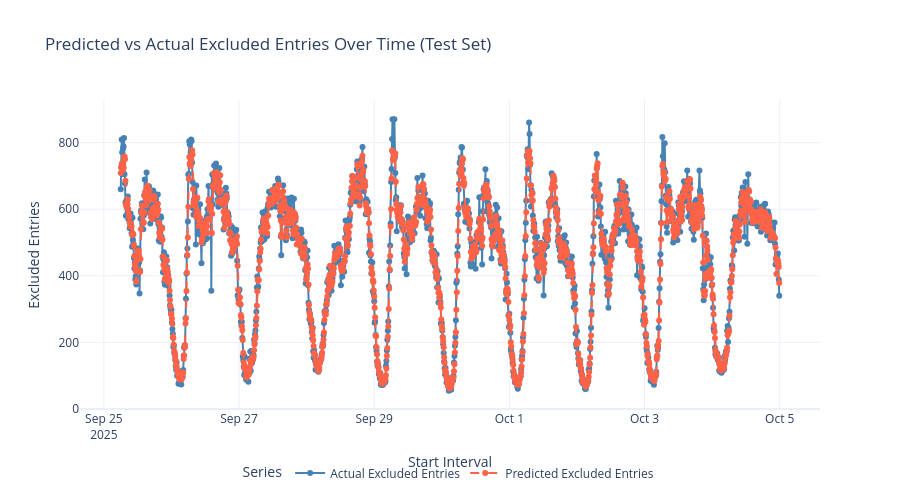

The cell this chart's notebook holds for it:
### Code cell
import pandas as pd
import plotly.graph_objects as go

input_path = "/Users/athmiha/Desktop/final report/xgb_test_preds_final.csv"
df_test_preds = pd.read_csv(input_path)


df_test_preds["start_interval"] = pd.to_datetime(df_test_preds["start_interval"])

excluded_time_test = (
    df_test_preds.groupby("start_interval", as_index=False)[
        ["excluded_roadway_entries", "predicted_excluded_roadway_entries"]
    ]
    .sum()
    .sort_values("start_interval")
)

# Create plot
fig = go.Figure()

# Actual excluded entries
fig.add_trace(go.Scatter(
    x=excluded_time_test["start_interval"],
    y=excluded_time_test["excluded_roadway_entries"],
    mode="lines+markers",
    name="Actual Excluded Entries",
    line=dict(color="steelblue", width=2)
))

# Predicted excluded entries
fig.add_trace(go.Scatter(
    x=excluded_time_test["start_interval"],
    y=excluded_time_test["predicted_excluded_roadway_entries"],
    mode="lines+markers",
    name="Predicted Excluded Entries",
    line=dict(color="tomato", width=2, dash="dash")
))

# Layout
fig.update_layout(
    title="Predicted vs Actual Excluded Entries Over Time (Test Set)",
    xaxis_title="Start Interval",
    yaxis_title="Excluded Entries",
    hovermode="x unified",
    template="plotly_white",
    legend=dict(
        title="Series",
        orientation="h",
        yanchor="bottom", y=-0.25,
        xanchor="center", x=0.5
    ),
    height=500,
    width=900
)

fig.show()

### Figure 1 — Plotly figure (JSON) as saved in the notebook; plotly's stock layout.template omitted (floating-point values rounded to 4 significant figures; data arrays with more than 128 entries replaced by an {"elided": "..."} marker saying what was removed)
{"data": [{"line": {"color": "steelblue", "width": 2}, "mode": "lines+markers", "name": "Actual Excluded Entries", "type": "scatter", "x": {"elided": "1404 str values"}, "y": {"elided": "1404 int values"}}, {"line": {"color": "tomato", "dash": "dash", "width": 2}, "mode": "lines+markers", "name": "Predicted Excluded Entries", "type": "scatter", "x": {"elided": "1404 str values"}, "y": {"elided": "1404 float values"}}], "layout": {"height": 500, "hovermode": "x unified", "legend": {"orientation": "h", "title": {"text": "Series"}, "x": 0.5, "xanchor": "center", "y": -0.25, "yanchor": "bottom"}, "title": {"text": "Predicted vs Actual Excluded Entries Over Time (Test Set)"}, "width": 900, "xaxis": {"title": {"text": "Start Interval"}}, "yaxis": {"title": {"text": "Excluded Entries"}}}}
